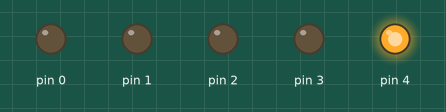
Simulated run of this sketch. Board: Arduino Uno, built with avr-gcc and run on an emulated ATmega328P. Parts: output pins drawn as LEDs (lit = HIGH).

Above: at 1.0 s.
At 6.7 s:
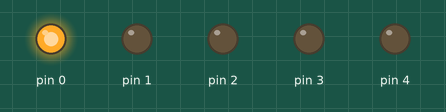
At 12.33 s:
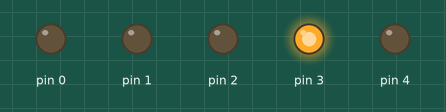
At 23.24 s:
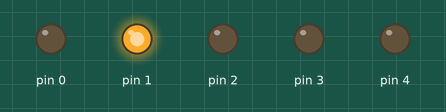
At 45.84 s:
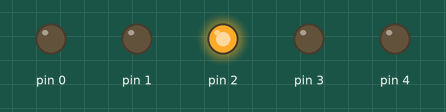
Timing chart, 0 to 79.9 s (numbered marks = the images above):
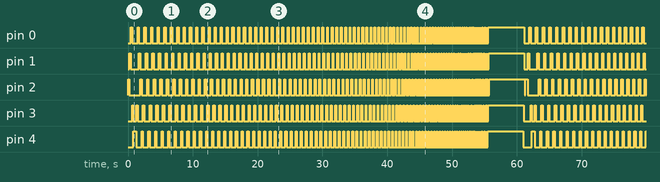

Measured:
- by itself, pin 0–4: moves between LOW and HIGH, repeating every 61.5 s

The sketch:

FluxCapacitor.ino
```cpp
//#define board_MEGA true

#ifdef board_MEGA
  #define L1 9
  #define L2 8
  #define L3 13
  #define L4 12
  #define LC 10
#else
  #define L1 4
  #define L2 3
  #define L3 0
  #define L4 1
  #define LC 2
#endif

#define DELAY 210
#define TIMES 90

const int LEDS[] = {L1, L2, L3, L4, LC};

#ifdef board_MEGA
  void on(int pin) {
    analogWrite(pduhin, 32);
  }
  void off(int pin) {
    analogWrite(pin, 0);
  }
#else
  void on(int pin) {
    digitalWrite(pin, HIGH);
  }
  void off(int pin) {
    digitalWrite(pin, LOW);
  }
#endif

void setup() {
  for (int p = 0; p < 5; p++) pinMode(p, OUTPUT);
}

void all_off() {
  for (int p = 0; p < 5; p++) off(p);
}
void one_from_center() {
  for (int i = 4; i >= 0; i--) {
    on(LEDS[i]);
    delay(DELAY);
    off(LEDS[i]);
  }
}
void one_from_center(int delay_time) {
  for (int i = 4; i >= 0; i--) {
    on(LEDS[i]);
    delay(delay_time);
    off(LEDS[i]);
  }
}
void one_to_center() {
  for (int i = 0; i <= 4; i++) {
    on(LEDS[i]);
    delay(DELAY);
    off(LEDS[i]);
  }
}
void one_to_center(int delay_time) {
  for (int i = 0; i <= 4; i++) {
    on(LEDS[i]);
    delay(delay_time);
    off(LEDS[i]);
  }
}
void faster() {
  int delay_time = DELAY;
  int delay_delta = delay_time / TIMES;
  for (int i = 0; i < TIMES; i++) {
    one_to_center(delay_time);
    delay_time -= delay_delta;
  }
}
void on_to_center() {
  for (int i = 0; i <= 4; i++) {
    on(LEDS[i]);
    delay(DELAY / 4);
  }
}
void off_to_center() {
  for (int i = 0; i <= 4; i++) {
    off(LEDS[i]);
    delay(DELAY / 4);
  }
}
void loop() {
  all_off();
  one_from_center();
  faster();
  all_off();
  on_to_center();
  delay(DELAY * 25);
  off_to_center();
  on(LC);
  delay(DELAY);
}
```
